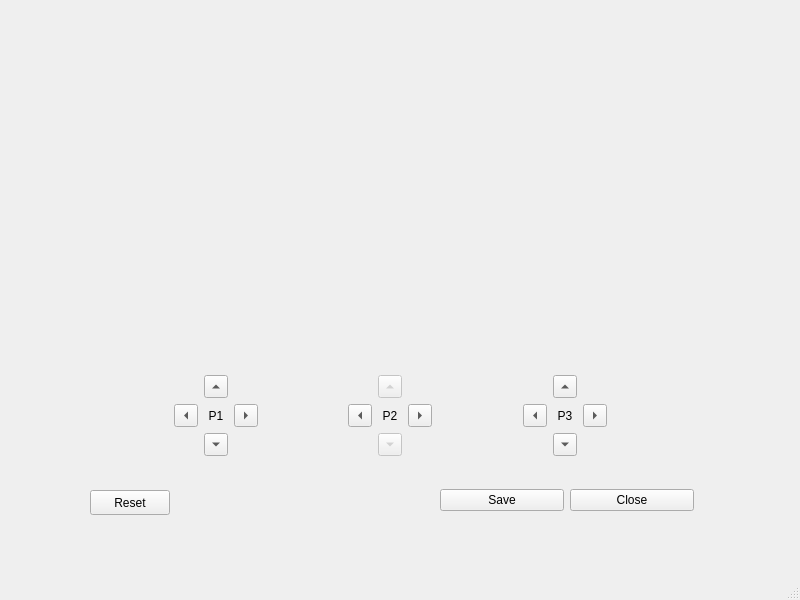
<?xml version="1.0" encoding="UTF-8"?>
<ui version="4.0">
 <class>SplineWindow</class>
 <widget class="QMainWindow" name="SplineWindow">
  <property name="geometry">
   <rect>
    <x>0</x>
    <y>0</y>
    <width>800</width>
    <height>600</height>
   </rect>
  </property>
  <property name="windowTitle">
   <string>MainWindow</string>
  </property>
  <widget class="QWidget" name="centralwidget">
   <widget class="QWidget" name="fig_widget" native="true">
    <property name="geometry">
     <rect>
      <x>90</x>
      <y>10</y>
      <width>601</width>
      <height>341</height>
     </rect>
    </property>
   </widget>
   <widget class="QWidget" name="gridLayoutWidget_5">
    <property name="geometry">
     <rect>
      <x>90</x>
      <y>370</y>
      <width>601</width>
      <height>91</height>
     </rect>
    </property>
    <layout class="QGridLayout" name="gridLayout">
     <item row="0" column="0">
      <spacer name="horizontalSpacer_4">
       <property name="orientation">
        <enum>Qt::Horizontal</enum>
       </property>
       <property name="sizeHint" stdset="0">
        <size>
         <width>98</width>
         <height>20</height>
        </size>
       </property>
      </spacer>
     </item>
     <item row="0" column="1">
      <layout class="QGridLayout" name="gridP2">
       <item row="2" column="1">
        <widget class="QToolButton" name="p1_down">
         <property name="text">
          <string/>
         </property>
         <property name="arrowType">
          <enum>Qt::DownArrow</enum>
         </property>
        </widget>
       </item>
       <item row="1" column="1">
        <widget class="QLabel" name="label_11">
         <property name="text">
          <string>P1</string>
         </property>
         <property name="alignment">
          <set>Qt::AlignCenter</set>
         </property>
        </widget>
       </item>
       <item row="1" column="2">
        <widget class="QToolButton" name="p1_right">
         <property name="text">
          <string/>
         </property>
         <property name="arrowType">
          <enum>Qt::RightArrow</enum>
         </property>
        </widget>
       </item>
       <item row="0" column="1">
        <widget class="QToolButton" name="p1_up">
         <property name="text">
          <string/>
         </property>
         <property name="arrowType">
          <enum>Qt::UpArrow</enum>
         </property>
        </widget>
       </item>
       <item row="1" column="0">
        <widget class="QToolButton" name="p1_left">
         <property name="text">
          <string/>
         </property>
         <property name="arrowType">
          <enum>Qt::LeftArrow</enum>
         </property>
        </widget>
       </item>
      </layout>
     </item>
     <item row="0" column="4">
      <spacer name="horizontalSpacer_3">
       <property name="orientation">
        <enum>Qt::Horizontal</enum>
       </property>
       <property name="sizeHint" stdset="0">
        <size>
         <width>98</width>
         <height>20</height>
        </size>
       </property>
      </spacer>
     </item>
     <item row="0" column="5">
      <layout class="QGridLayout" name="gridP3_2">
       <item row="1" column="1">
        <widget class="QLabel" name="label_13">
         <property name="text">
          <string>P3</string>
         </property>
         <property name="alignment">
          <set>Qt::AlignCenter</set>
         </property>
        </widget>
       </item>
       <item row="0" column="1">
        <widget class="QToolButton" name="p3_up">
         <property name="text">
          <string/>
         </property>
         <property name="arrowType">
          <enum>Qt::UpArrow</enum>
         </property>
        </widget>
       </item>
       <item row="1" column="0">
        <widget class="QToolButton" name="p3_left">
         <property name="text">
          <string/>
         </property>
         <property name="arrowType">
          <enum>Qt::LeftArrow</enum>
         </property>
        </widget>
       </item>
       <item row="1" column="2">
        <widget class="QToolButton" name="p3_right">
         <property name="text">
          <string/>
         </property>
         <property name="arrowType">
          <enum>Qt::RightArrow</enum>
         </property>
        </widget>
       </item>
       <item row="2" column="1">
        <widget class="QToolButton" name="p3_down">
         <property name="text">
          <string/>
         </property>
         <property name="arrowType">
          <enum>Qt::DownArrow</enum>
         </property>
        </widget>
       </item>
      </layout>
     </item>
     <item row="0" column="2">
      <spacer name="horizontalSpacer_2">
       <property name="orientation">
        <enum>Qt::Horizontal</enum>
       </property>
       <property name="sizeHint" stdset="0">
        <size>
         <width>98</width>
         <height>20</height>
        </size>
       </property>
      </spacer>
     </item>
     <item row="0" column="3">
      <layout class="QGridLayout" name="gridP3">
       <item row="0" column="1">
        <widget class="QToolButton" name="p2_up">
         <property name="enabled">
          <bool>false</bool>
         </property>
         <property name="text">
          <string/>
         </property>
         <property name="arrowType">
          <enum>Qt::UpArrow</enum>
         </property>
        </widget>
       </item>
       <item row="1" column="2">
        <widget class="QToolButton" name="p2_right">
         <property name="text">
          <string/>
         </property>
         <property name="arrowType">
          <enum>Qt::RightArrow</enum>
         </property>
        </widget>
       </item>
       <item row="1" column="0">
        <widget class="QToolButton" name="p2_left">
         <property name="text">
          <string/>
         </property>
         <property name="arrowType">
          <enum>Qt::LeftArrow</enum>
         </property>
        </widget>
       </item>
       <item row="2" column="1">
        <widget class="QToolButton" name="p2_down">
         <property name="enabled">
          <bool>false</bool>
         </property>
         <property name="text">
          <string/>
         </property>
         <property name="arrowType">
          <enum>Qt::DownArrow</enum>
         </property>
        </widget>
       </item>
       <item row="1" column="1">
        <widget class="QLabel" name="label_12">
         <property name="text">
          <string>P2</string>
         </property>
         <property name="alignment">
          <set>Qt::AlignCenter</set>
         </property>
        </widget>
       </item>
      </layout>
     </item>
     <item row="0" column="6">
      <spacer name="horizontalSpacer_5">
       <property name="orientation">
        <enum>Qt::Horizontal</enum>
       </property>
       <property name="sizeHint" stdset="0">
        <size>
         <width>98</width>
         <height>20</height>
        </size>
       </property>
      </spacer>
     </item>
    </layout>
   </widget>
   <widget class="QWidget" name="horizontalLayoutWidget">
    <property name="geometry">
     <rect>
      <x>440</x>
      <y>480</y>
      <width>254</width>
      <height>41</height>
     </rect>
    </property>
    <layout class="QHBoxLayout" name="horizontalLayout">
     <item>
      <widget class="QPushButton" name="btn_save">
       <property name="text">
        <string>Save</string>
       </property>
       <property name="shortcut">
        <string>Ctrl+S</string>
       </property>
      </widget>
     </item>
     <item>
      <widget class="QPushButton" name="btn_close">
       <property name="text">
        <string>Close</string>
       </property>
      </widget>
     </item>
    </layout>
   </widget>
   <widget class="QPushButton" name="btn_reset">
    <property name="geometry">
     <rect>
      <x>90</x>
      <y>490</y>
      <width>80</width>
      <height>25</height>
     </rect>
    </property>
    <property name="text">
     <string>Reset</string>
    </property>
   </widget>
  </widget>
  <widget class="QMenuBar" name="menubar">
   <property name="geometry">
    <rect>
     <x>0</x>
     <y>0</y>
     <width>800</width>
     <height>25</height>
    </rect>
   </property>
  </widget>
  <widget class="QStatusBar" name="statusbar"/>
 </widget>
 <resources/>
 <connections/>
</ui>
